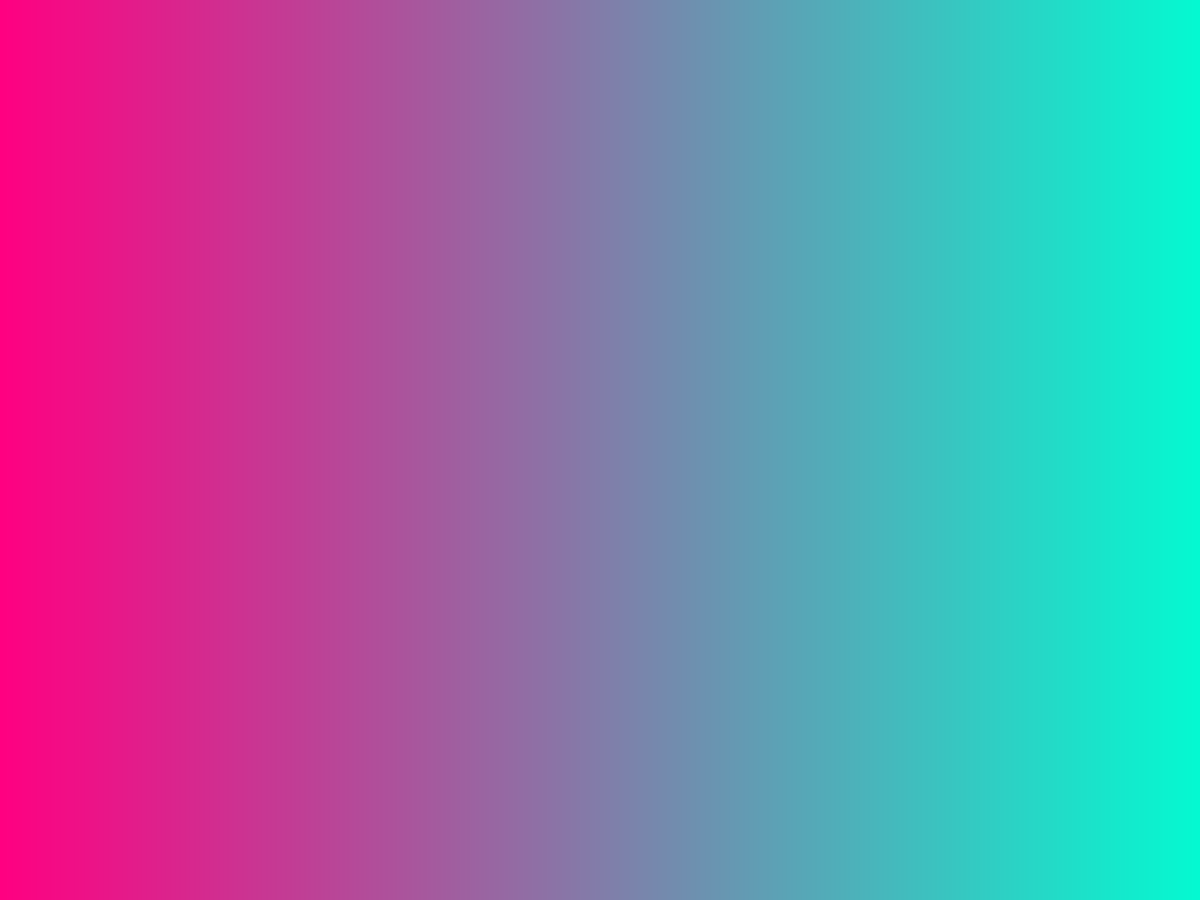
Frame 1 (no input)
Frame 60 (the mouse pressed at the canvas centre just before this capture): identical to frame 1, image omitted
Frame 120 (the mouse held since frame 60 and released just before this capture): identical to frame 1, image omitted

The Processing sketch that drew this single still picture (run headless with seeded random() and noise(); from frame 60 on, the mouse is pressed at the canvas centre):

// Processing sketch: ejemplo4_lerpColorArray
// ── ejemplo4_lerpColorArray.pde
color color1 = color(255,0,129);
color color2 = color(4,249,209);
color misColores [];
float ancho;

void setup(){
  fullScreen();
  misColores= new color[width];
  for(int i =0; i < misColores.length; i++){
    misColores[i] = lerpColor(color1, color2, map(i, 0, misColores.length-1, 0,1));
  }
  ancho = width /misColores.length;
}

void draw(){
  //borrar fondo con blanco
  background(255);
  noStroke();
  for(int i =0; i < misColores.length; i++){
    fill(misColores[i]);
    rect(map(i, 0, misColores.length-1, 0, width - ancho), 0, ancho, height);
  }
}
